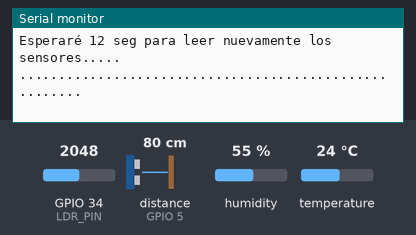
Bench run of a sketch on a simulated ESP32. Shown: the last lines printed to the serial monitor. Wiring (inferred from the names in the program): ultrasonic range finder: trigger GPIO 4; echo GPIO 5. The test bench sets the inputs (shaded band); at power-on: distance to the obstacle (sensor on GPIO 5) 80 cm, humidity 55 %, GPIO 34 (LDR_PIN) = 2048, temperature 24 °C. The echo pulse lasts 58.3 µs per cm; WiFi joins after 1.5 s; servers stay silent unless stated; no MQTT or app messages arrive unless stated.

Above: at 2.7 s.
2.8 s: distance to the obstacle (sensor on GPIO 5) set to 2 cm
11.8 s: humidity set to 22 %
20.8 s: GPIO 34 (LDR_PIN) set to 2866
At 26.7 s:
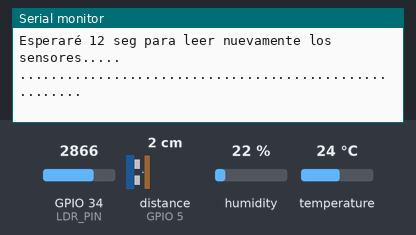
29.8 s: temperature set to 12 °C
38.8 s: distance to the obstacle (sensor on GPIO 5) set to 4 cm
47.8 s: GPIO 34 (LDR_PIN) set to 3972
At 50.4 s:
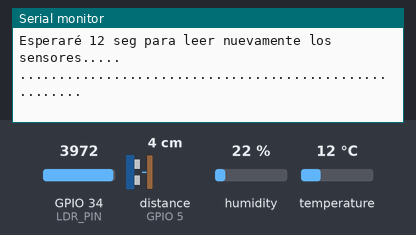
Timing chart, 0 to 51.9 s (numbered marks = the images above; inputs shaded):
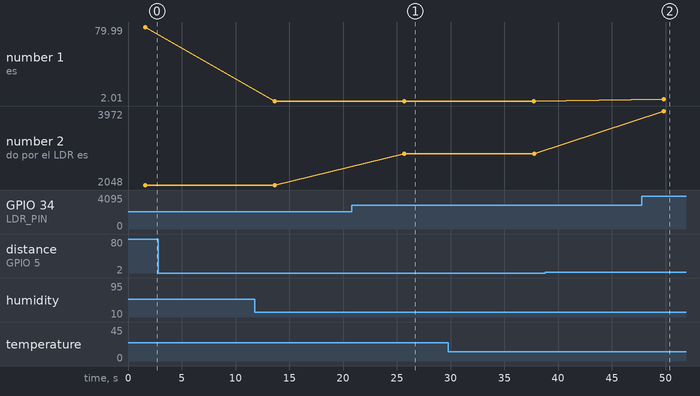

Measured:
- after the input at 20.8 s, the serial monitor: prints a new line after 4.9 s (image 1)
- after the input at 47.8 s, the serial monitor: prints a new line after 2.0 s (image 2)
- plotted number 2: 2048 → 2866 after the input at 20.8 s, 2866 → 3972 after the input at 47.8 s

The sketch:

visualizacion_tiempo_real.ino
```cpp
/**************
 * Include Libraries
 **************/
#include <WiFi.h>
#include <PubSubClient.h>
#include "DHT.h"

/**************
 * Define Constants
 **************/
#define WIFISSID "IoT" // WIFI SSID aquí
#define PASSWORD "1t3s0IoT23" // WIFI pwd
#define TOKEN "BBUS-Lgi0XP30T14TQiFUO39ZtLGhKWs7eh" // Ubidots TOKEN
#define MQTT_CLIENT_NAME "proyecto-iot" // ID único para el cliente MQTT
#define VARIABLE_LABEL_temp "temperatura" // Variable Temperatura
#define VARIABLE_LABEL_hum "humedad" // Variable Humedad
#define VARIABLE_LABEL_dist "distancia" // Variable Distancia
#define VARIABLE_LABEL_ldr "luz" // Variable Luz
#define VARIABLE_LABEL_count "contador" // Variable Contador para el sensor ultrasónico
#define DEVICE_LABEL "proyecto-iotO2024" // Nombre del dispositivo en Ubidots

#define pin1 15 // Pin del sensor DHT11
DHT dht1(pin1, DHT11); // Sensor de temperatura y humedad
#define TRIG_PIN 4 // Pin TRIG del sensor ultrasónico HC-SR04
#define ECHO_PIN 5 // Pin ECHO del sensor ultrasónico HC-SR04
#define LDR_PIN 34 // Pin para el sensor LDR

char mqttBroker[] = "industrial.api.ubidots.com";
char payload[200];
char topic[150];

// Espacio para almacenar los valores de los sensores
char str_temp[10];
char str_hum[10];
char str_dist[10];
char str_ldr[10];
char str_count[10];

// Variables globales
WiFiClient ubidots;
PubSubClient client(ubidots);
int counter = 0;  // Contador para el sensor ultrasónico

/**************
 * Funciones auxiliares
 **************/
void callback(char* topic, byte* payload, unsigned int length) {
  char p[length + 1];
  memcpy(p, payload, length);
  p[length] = NULL;
  String message(p);
  Serial.write(payload, length);
  Serial.println(topic);
}

void reconnect() {
  while (!client.connected()) {
    Serial.println("Attempting MQTT connection...");
    if (client.connect(MQTT_CLIENT_NAME, TOKEN, "")) {
      Serial.println("Connected");
    } else {
      Serial.print("Failed, rc=");
      Serial.print(client.state());
      Serial.println(" try again in 2 seconds");
      delay(2000);
    }
  }
}

float getDistance() {
  digitalWrite(TRIG_PIN, LOW);
  delayMicroseconds(2);
  digitalWrite(TRIG_PIN, HIGH);
  delayMicroseconds(10);
  digitalWrite(TRIG_PIN, LOW);

  long duration = pulseIn(ECHO_PIN, HIGH);
  float distance = (duration * 0.0343) / 2; // Calcula la distancia en cm
  return distance;
}

int getLDRValue() {
  int ldrValue = analogRead(LDR_PIN);
  return ldrValue;
}

/**************
 * Main Functions
 **************/
void setup() {
  Serial.begin(115200);
  WiFi.begin(WIFISSID, PASSWORD);

  Serial.println();
  Serial.print("Wait for WiFi...");

  while (WiFi.status() != WL_CONNECTED) {
    Serial.print(".");
    delay(500);
  }

  Serial.println("");
  Serial.println("WiFi Connected");
  Serial.println("IP address: ");
  Serial.println(WiFi.localIP());
  client.setServer(mqttBroker, 1883);
  client.setCallback(callback);

  // Configuración de sensores
  dht1.begin();
  pinMode(TRIG_PIN, OUTPUT);
  pinMode(ECHO_PIN, INPUT);
  pinMode(LDR_PIN, INPUT);
}

void loop() {
  if (!client.connected()) {
    reconnect();
  }
  Serial.println();
  Serial.println("A continuación los datos de los sensores:");
  Serial.println();

  // Publica en el topic de temperatura
  sprintf(topic, "%s%s", "/v1.6/devices/", DEVICE_LABEL);
  sprintf(payload, "%s", "");
  sprintf(payload, "{\"%s\":", VARIABLE_LABEL_temp);
  float t1 = dht1.readTemperature();
  Serial.print("  1. La temperatura detectada en el sensor es de: ");
  Serial.println(t1);
  dtostrf(t1, 4, 2, str_temp);
  sprintf(payload, "%s {\"value\": %s", payload, str_temp);
  sprintf(payload, "%s } }", payload);
  client.publish(topic, payload);

  Serial.println();

  // Publica en el topic de humedad
  sprintf(topic, "%s%s", "/v1.6/devices/", DEVICE_LABEL);
  sprintf(payload, "%s", "");
  sprintf(payload, "{\"%s\":", VARIABLE_LABEL_hum);
  float h1 = dht1.readHumidity();
  Serial.print("  2. La humedad detectada por el sensor es de: ");
  Serial.println(h1);
  dtostrf(h1, 4, 2, str_hum);
  sprintf(payload, "%s {\"value\": %s", payload, str_hum);
  sprintf(payload, "%s } }", payload);
  client.publish(topic, payload);

  Serial.println();

  // Publica en el topic de distancia
  sprintf(topic, "%s%s", "/v1.6/devices/", DEVICE_LABEL);
  sprintf(payload, "%s", "");
  sprintf(payload, "{\"%s\":", VARIABLE_LABEL_dist);
  float distance = getDistance();
  Serial.print("  3. La distancia detectada por el sensor HC-SR04 es: ");
  Serial.println(distance);
  dtostrf(distance, 4, 2, str_dist);
  sprintf(payload, "%s {\"value\": %s", payload, str_dist);
  sprintf(payload, "%s } }", payload);
  client.publish(topic, payload);

  Serial.println();

  // Contador basado en el sensor ultrasónico
  if (distance <= 200) {  // Si el objeto está a 2 metros o menos
    counter++;  // Incrementa el contador
    Serial.print("Objeto detectado a menos de 2 metros. Contador incrementado a: ");
    Serial.println(counter);
  }

  // Publica en el topic de contador
  sprintf(topic, "%s%s", "/v1.6/devices/", DEVICE_LABEL);
  sprintf(payload, "%s", "");
  sprintf(payload, "{\"%s\":", VARIABLE_LABEL_count);
  sprintf(payload, "%s {\"value\": %d", payload, counter);
  sprintf(payload, "%s } }", payload);
  Serial.println("  Enviando Contador a Ubidots via MQTT....");
  client.publish(topic, payload);

  Serial.println();

  // Publica en el topic de luz
  sprintf(topic, "%s%s", "/v1.6/devices/", DEVICE_LABEL);
  sprintf(payload, "%s", "");
  sprintf(payload, "{\"%s\":", VARIABLE_LABEL_ldr);
  int ldrValue = getLDRValue();
  Serial.print("  4. El valor de luz detectado por el LDR es: ");
  Serial.println(ldrValue);
  sprintf(payload, "%s {\"value\": %d", payload, ldrValue);
  sprintf(payload, "%s } }", payload);
  client.publish(topic, payload);

  client.loop();

  Serial.println();
  Serial.println("Esperaré 12 seg para leer nuevamente los sensores.....");
  Serial.println();
  Serial.println(".......................................................");
  delay(12000);
}
```
